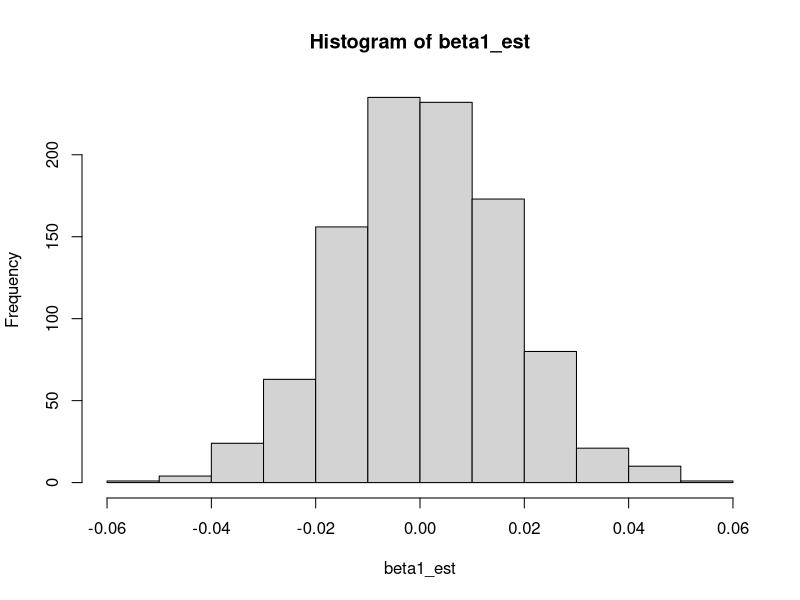
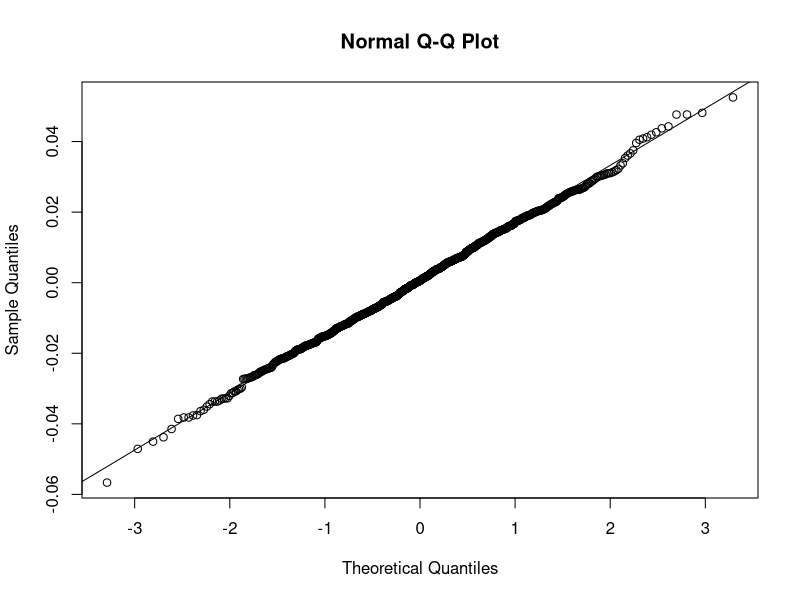

Generate these figures, in order, with R:
## ---- chunk 1
set.seed(561)

nsim <- 1000
n <- 500
beta1_est <- rep(NA, nsim)
se_est <- rep(NA, nsim)
pval_naive <- rep(NA, nsim)

for(i in 1:nsim){
  x <- rnorm(n)
  mu <- exp(4 + 0*x)
  y <- rnbinom(n, size=10, mu=mu)
  
  m1 <- glm(y ~ x, family = poisson)
  
  # estimated slope
  beta1_est[i] <- summary(m1)$coefficients[2,1]
  
  # estimated standard error from the model
  se_est[i] <- summary(m1)$coefficients[2,2]
  
  # p-value
  pval_naive[i] <- summary(m1)$coefficients[2,4]
}

mean(pval_naive < 0.05)
## ---- chunk 2
hist(beta1_est)
mean(beta1_est)
## ---- chunk 3
qqnorm(beta1_est)
qqline(beta1_est)
## ---- chunk 4
sd(beta1_est)
mean(se_est)
## ---- chunk 5
library(sandwich)

# original variance-covariance matrix from the glm function
vcov(m1)

# sandwich variance-covariance matrix
sandwich_mat <- sandwich(m1)
sandwich_mat

# z-test statistic from the original glm output
summary(m1)$coefficients[2,3]

# z-test statistic using the sandwich variance
test_stat_sandwich <- m1$coefficients[2]/sqrt(sandwich_mat[2,2])
test_stat_sandwich

# p-value from the original glm output
summary(m1)$coefficients[2,4]

# p-value using the sandwich variance
2*pnorm(abs(test_stat_sandwich), lower.tail=F)
## ---- chunk 6
sqrt(2.442295e-04)
## ---- chunk 7
set.seed(561)

nsim <- 1000
n <- 500

pval_naive <- rep(NA, nsim)
pval_sandwich <- rep(NA, nsim)

for(i in 1:nsim){
  x <- rnorm(n)
  mu <- exp(4 + 0*x)
  y <- rnbinom(n, size=10, mu=mu)
  
  m1 <- glm(y ~ x, family = poisson)
  
  # p-value (naive)
  pval_naive[i] <- summary(m1)$coefficients[2,4]
  
  # p-value (sandwich)
  test_stat_sandwich <- m1$coefficients[2]/sqrt(sandwich_mat[2,2])

  pval_sandwich[i] <- 2*pnorm(abs(test_stat_sandwich), lower.tail=F)
}

mean(pval_naive < 0.05)
mean(pval_sandwich < 0.05)
## ---- chunk 8
# sandwich estimator by hand
X <- model.matrix(m1)
W <- diag(m1$fitted.values)

J <- t(X) %*% W %*% X
V <- t(X) %*% diag((m1$y - m1$fitted.values)^2) %*% X

solve(J) %*% V %*% solve(J)
## ---- chunk 9
sandwich(m1)
## ---- chunk 10
nsim <- 5000
n <- 500

beta1_est <- rep(NA, nsim)

for(i in 1:nsim){
  x <- rnorm(n, sd=0.5)

  # true relationship (cubic)
  lambda <- exp(-1 + 0.2*x^3)
  y <- rpois(n, lambda)
  
  # fitted model (incorrect shape assumption)
  m1 <- glm(y ~ x, family = poisson)
  beta1_est[i] <- summary(m1)$coefficients[2,1]
}

mean(beta1_est)
